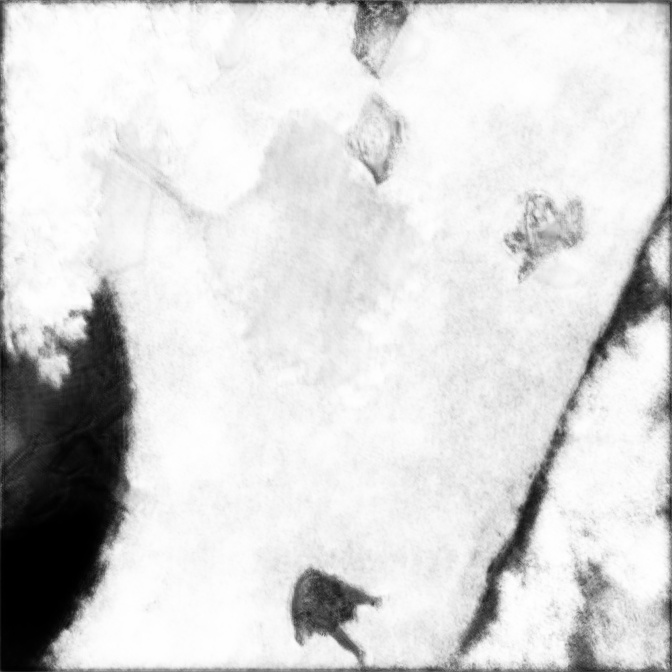
#> input picture mask_image.jpg, 672 x 672 px, found by its file name
$ python greenAreaCalculate.py
#> lines starting #> are read from the running program, lines starting #| are printed output that depends on the picture; after the words box and inside, x2 and y2 are one past the last pixel; in counts of white or black regions, pixels touching at a corner belong together
import cv2
from matplotlib import pyplot as plt
import numpy as np

def calculate_green_area(mask_path):

    mask = cv2.imread(mask_path,0)
#> mask is the input picture: shape (672, 672); min 0, max 255, mean 215.1
    _, binary_mask = cv2.threshold(mask, 127, 255, cv2.THRESH_BINARY)
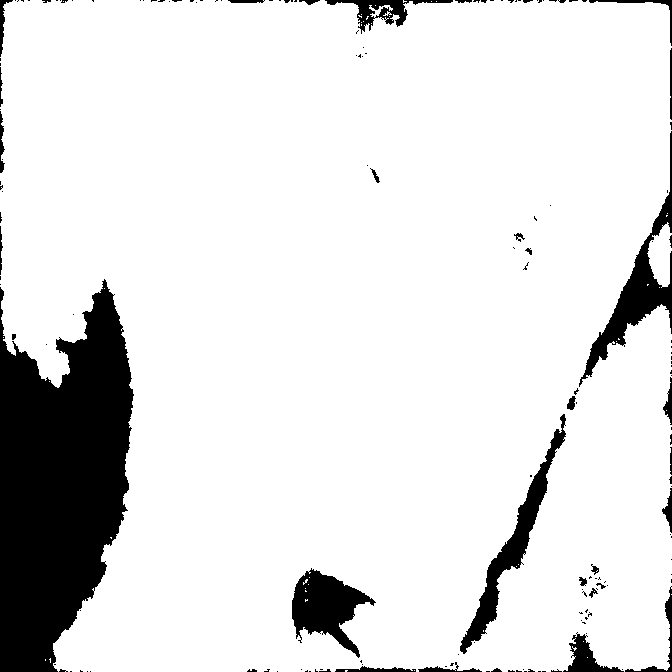
#> binary_mask: shape (672, 672); 88.2% white; 166 black regions (132 under 20 px), largest, box (x1, y1, x2, y2) and area: (0, 279, 134, 672) 36288, (579, 131, 672, 387) 4083, (460, 414, 566, 654) 3654

    plt.imshow(binary_mask)
    plt.show()

    green_area_pixels = cv2.countNonZero(binary_mask)
#> green_area_pixels = 398307
    total_area_pixels = mask.shape[0] * mask.shape[1]
#> total_area_pixels = 451584
    green_area_percentage = green_area_pixels * 100 / total_area_pixels
#> green_area_percentage = 88.2

    print(f"Percentage of green area in the image: {green_area_percentage:.2f}%")
#| Percentage of green area in the image: 88.20%

    return green_area_percentage

mask_path = "C:\\Utils\\GreenAreaDetectionWithDrones\\mask_image.jpg"
calculate_green_area(mask_path)
